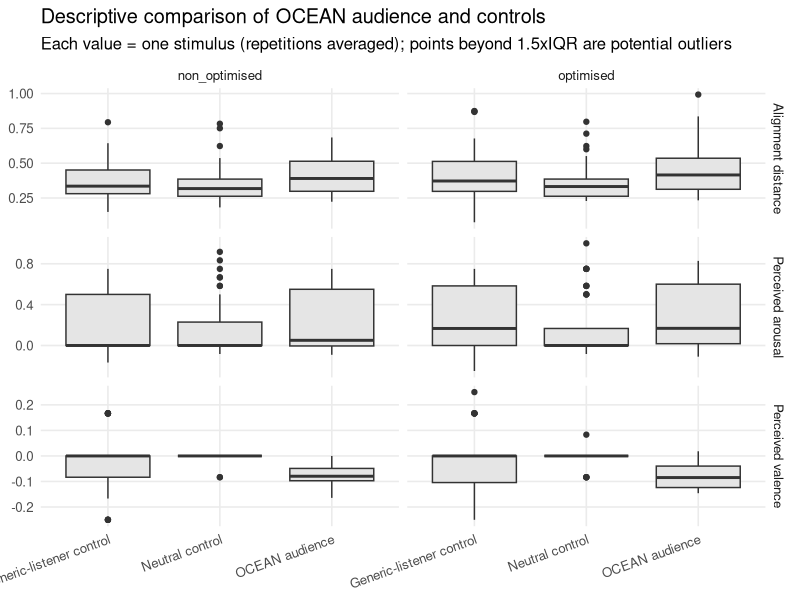
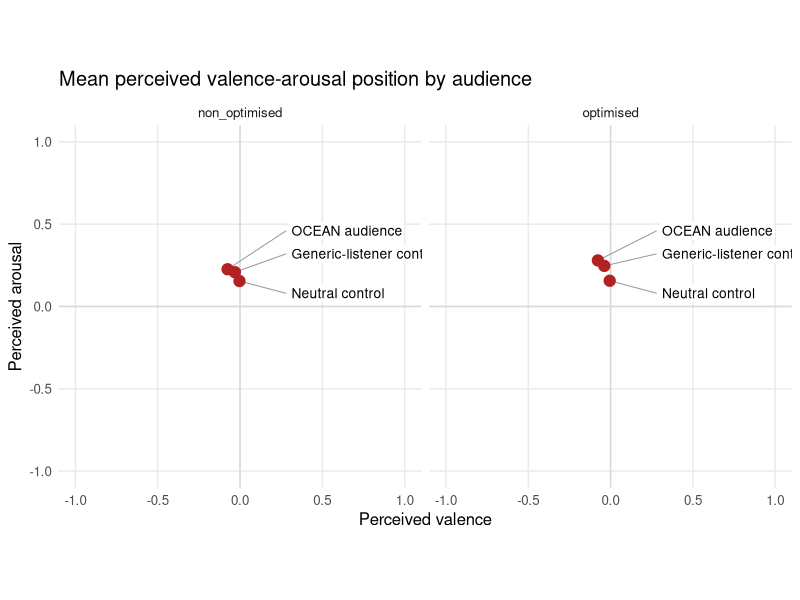

Reproduce these figures in R, in order.
# Stage 6 - descriptive baseline analysis (neutral and generic controls).
#
# Answers one question (methodology 3.6.2): do the 32 OCEAN personas vary MORE
# than the gap between the neutral and generic controls? If so, the between-
# persona variation is trait-driven rather than an artefact of role framing.
#
# Descriptive only - does NOT test H1-H3, and the controls are NOT entered into
# the H2/H3 mixed models.
#
# Aggregation:
#   1. average the 3 repetitions per agent-stimulus,
#   2. average the 32 OCEAN personas to a stimulus-level OCEAN mean,
#   3. compare that stimulus-level OCEAN mean with the two controls.
#
# Run:  Rscript analysis/Stage6_baselines.R
# Packages: install.packages(c("dplyr","tidyr","ggplot2"))

library(dplyr); library(tidyr); library(ggplot2)

OUT <- "analysis/baselines"
dir.create(OUT, recursive = TRUE, showWarnings = FALSE)

# -------------------------------------------------------------------------
# Load and label
# -------------------------------------------------------------------------
d <- read.csv("data/audience/responses.csv", stringsAsFactors = FALSE)

req <- c("agent_kind","stimulus_file","condition","perceived_v","perceived_a","target_v","target_a")
miss <- setdiff(req, names(d))
if (length(miss) > 0) stop(paste("Missing required columns:", paste(miss, collapse = ", ")))
if (!"persona_id" %in% names(d)) d$persona_id <- NA_character_

base <- d %>%
  mutate(
    respondent_id = ifelse(is.na(persona_id) | persona_id == "", agent_kind, persona_id),
    audience_group = case_when(
      tolower(agent_kind) == "ocean"          ~ "OCEAN audience",
      grepl("neutral", tolower(agent_kind))   ~ "Neutral control",
      grepl("generic", tolower(agent_kind))   ~ "Generic-listener control",
      TRUE ~ NA_character_),
    alignment_distance = sqrt((perceived_v - target_v)^2 + (perceived_a - target_a)^2)) %>%
  filter(!is.na(audience_group))
if (nrow(base) == 0) stop("No OCEAN / neutral / generic responses found.")

# -------------------------------------------------------------------------
# 1. average repetitions per respondent-stimulus
# -------------------------------------------------------------------------
agent_stim <- base %>%
  group_by(audience_group, respondent_id, stimulus_file, condition, target_v, target_a) %>%
  summarise(perceived_v = mean(perceived_v, na.rm = TRUE),
            perceived_a = mean(perceived_a, na.rm = TRUE),
            alignment_distance = mean(alignment_distance, na.rm = TRUE),
            .groups = "drop")

# -------------------------------------------------------------------------
# 2. stimulus-level value per audience (OCEAN = mean of its 32 personas;
#    controls = their single repetition-averaged response). Persona SD is
#    retained for OCEAN so we can see within-stimulus persona spread.
# -------------------------------------------------------------------------
stim <- agent_stim %>%
  group_by(audience_group, stimulus_file, condition, target_v, target_a) %>%
  summarise(persona_sd_v = ifelse(n() > 1, sd(perceived_v, na.rm = TRUE), NA_real_),
            persona_sd_a = ifelse(n() > 1, sd(perceived_a, na.rm = TRUE), NA_real_),
            perceived_v = mean(perceived_v, na.rm = TRUE),
            perceived_a = mean(perceived_a, na.rm = TRUE),
            alignment_distance = mean(alignment_distance, na.rm = TRUE),
            respondents = n(), .groups = "drop")

# -------------------------------------------------------------------------
# Descriptive summaries (means + SDs only)
# -------------------------------------------------------------------------
summary_overall <- stim %>%
  group_by(audience_group) %>%
  summarise(n_stimuli = n(),
            mean_valence = mean(perceived_v, na.rm = TRUE),  sd_valence = sd(perceived_v, na.rm = TRUE),
            mean_arousal = mean(perceived_a, na.rm = TRUE),  sd_arousal = sd(perceived_a, na.rm = TRUE),
            mean_distance = mean(alignment_distance, na.rm = TRUE), sd_distance = sd(alignment_distance, na.rm = TRUE),
            .groups = "drop")

summary_by_condition <- stim %>%
  group_by(audience_group, condition) %>%
  summarise(n_stimuli = n(),
            mean_valence = mean(perceived_v, na.rm = TRUE),  sd_valence = sd(perceived_v, na.rm = TRUE),
            mean_arousal = mean(perceived_a, na.rm = TRUE),  sd_arousal = sd(perceived_a, na.rm = TRUE),
            mean_distance = mean(alignment_distance, na.rm = TRUE), sd_distance = sd(perceived_a, na.rm = TRUE),
            .groups = "drop")

# -------------------------------------------------------------------------
# Stimulus-matched control-minus-OCEAN differences
# -------------------------------------------------------------------------
dup <- stim %>%
  count(audience_group, stimulus_file, condition, name = "n_rows") %>%
  filter(n_rows > 1)
if (nrow(dup) > 0) {
  cat("\n!! ", nrow(dup), " (audience_group, stimulus_file, condition) combinations\n", sep = "")
  cat("   appear more than once in `stim`. Run analysis/Diagnose_baselines.R to see why.\n")
  print(utils::head(dup, 10))
  stop("cannot pivot: stimulus-level rows are not unique")
}

wide <- stim %>%
  select(audience_group, stimulus_file, condition, target_v, target_a,
         perceived_v, perceived_a, alignment_distance) %>%
  pivot_wider(names_from = audience_group,
              values_from = c(perceived_v, perceived_a, alignment_distance),
              names_sep = "__")

diff_summary <- data.frame()
need <- c("perceived_v__OCEAN audience","perceived_a__OCEAN audience","alignment_distance__OCEAN audience",
          "perceived_v__Neutral control","perceived_a__Neutral control","alignment_distance__Neutral control",
          "perceived_v__Generic-listener control","perceived_a__Generic-listener control","alignment_distance__Generic-listener control")
if (all(need %in% names(wide))) {
  diffs <- wide %>% mutate(
    neutral_minus_ocean_v = `perceived_v__Neutral control` - `perceived_v__OCEAN audience`,
    neutral_minus_ocean_a = `perceived_a__Neutral control` - `perceived_a__OCEAN audience`,
    neutral_minus_ocean_d = `alignment_distance__Neutral control` - `alignment_distance__OCEAN audience`,
    generic_minus_ocean_v = `perceived_v__Generic-listener control` - `perceived_v__OCEAN audience`,
    generic_minus_ocean_a = `perceived_a__Generic-listener control` - `perceived_a__OCEAN audience`,
    generic_minus_ocean_d = `alignment_distance__Generic-listener control` - `alignment_distance__OCEAN audience`)
  diff_summary <- diffs %>% summarise(across(starts_with(c("neutral_minus","generic_minus")), ~ mean(.x, na.rm = TRUE)))
  write.csv(diffs, file.path(OUT, "baseline_stimulus_differences.csv"), row.names = FALSE)
} else {
  warning("One or more control groups not found; matched differences skipped.")
}

# -------------------------------------------------------------------------
# THE CONTROL ARGUMENT: OCEAN persona spread vs the neutral-generic gap
# (per-persona means across all stimuli, vs the gap between the two controls)
# -------------------------------------------------------------------------
ocean_pers <- base %>% filter(audience_group == "OCEAN audience") %>%
  group_by(respondent_id) %>%
  summarise(v = mean(perceived_v, na.rm = TRUE),
            a = mean(perceived_a, na.rm = TRUE),
            d = mean(alignment_distance, na.rm = TRUE), .groups = "drop")

ctrl_mean <- function(grp, col) mean(base[[col]][base$audience_group == grp], na.rm = TRUE)

# -------------------------------------------------------------------------
# Text results
# -------------------------------------------------------------------------
sink(file.path(OUT, "baseline_results.txt"), split = TRUE)
cat("========== DESCRIPTIVE BASELINE ANALYSIS ==========\n\n")
cat("Stimulus-level OCEAN mean vs neutral and generic controls. Repetitions averaged first.\n")
cat("Descriptive only; no significance tests.\n\n")

cat("---------- Response counts ----------\n"); print(table(base$audience_group))

cat("\n---------- Overall summary (stimulus level) ----------\n"); print(as.data.frame(summary_overall), row.names = FALSE)
cat("\n---------- By condition ----------\n"); print(as.data.frame(summary_by_condition), row.names = FALSE)

if (nrow(diff_summary) > 0) {
  cat("\n---------- Mean control-minus-OCEAN differences (per stimulus) ----------\n")
  print(as.data.frame(round(diff_summary, 3)), row.names = FALSE)
  cat("Positive = control scored higher than the OCEAN mean.\n")
}

cat("\n---------- CONTROL ARGUMENT: OCEAN persona spread vs baseline gap ----------\n")
for (ax in c("v","a","d")) {
  pm <- ocean_pers[[ax]]
  col <- c(v="perceived_v", a="perceived_a", d="alignment_distance")[[ax]]
  nb <- ctrl_mean("Neutral control", col); gb <- ctrl_mean("Generic-listener control", col)
  label <- c(v="valence", a="arousal", d="distance")[[ax]]
  cat(sprintf("  %-8s OCEAN persona means %.3f to %.3f (SD %.3f) | neutral %.3f, generic %.3f | gap %.3f\n",
              label, min(pm), max(pm), sd(pm), nb, gb, abs(nb - gb)))
}
cat("\nWhere the OCEAN persona range/SD exceeds the neutral-generic gap, the between-persona\n")
cat("variation is trait-driven rather than an artefact of role framing (descriptive; 3.6.2).\n")
sink()

# -------------------------------------------------------------------------
# Tables
# -------------------------------------------------------------------------
write.csv(stim, file.path(OUT, "stimulus_level_baselines.csv"), row.names = FALSE)
write.csv(summary_overall, file.path(OUT, "baseline_summary_overall.csv"), row.names = FALSE)
write.csv(summary_by_condition, file.path(OUT, "baseline_summary_by_condition.csv"), row.names = FALSE)
write.csv(ocean_pers, file.path(OUT, "ocean_persona_means.csv"), row.names = FALSE)

# -------------------------------------------------------------------------
# Figure 1: boxplots - OCEAN vs controls, per measure and condition
# -------------------------------------------------------------------------
plot_data <- stim %>%
  select(audience_group, condition, stimulus_file, perceived_v, perceived_a, alignment_distance) %>%
  pivot_longer(c(perceived_v, perceived_a, alignment_distance), names_to = "measure", values_to = "value") %>%
  mutate(measure = recode(measure, perceived_v = "Perceived valence",
                          perceived_a = "Perceived arousal", alignment_distance = "Alignment distance"))

ggsave(file.path(OUT, "baseline_distributions.png"),
  ggplot(plot_data, aes(audience_group, value)) +
    geom_boxplot(fill = "grey90") +
    facet_grid(measure ~ condition, scales = "free_y") +
    labs(title = "Descriptive comparison of OCEAN audience and controls",
         subtitle = "Each value = one stimulus (repetitions averaged); points beyond 1.5xIQR are potential outliers",
         x = NULL, y = NULL) +
    theme_minimal(base_size = 12) +
    theme(panel.grid.minor = element_blank(), axis.text.x = element_text(angle = 20, hjust = 1)),
  width = 11, height = 8.5, dpi = 300)

# -------------------------------------------------------------------------
# Figure 2: mean perceived VA position by audience
# -------------------------------------------------------------------------
va <- stim %>% group_by(audience_group, condition) %>%
  summarise(mean_v = mean(perceived_v, na.rm = TRUE),
            mean_a = mean(perceived_a, na.rm = TRUE),
            .groups = "drop") %>%
  mutate(
    label_x = 0.30,
    label_y = case_when(
      audience_group == "OCEAN audience" ~ 0.46,
      audience_group == "Generic-listener control" ~ 0.32,
      audience_group == "Neutral control" ~ 0.08,
      TRUE ~ mean_a
    )
  )

ggsave(file.path(OUT, "baseline_mean_va_positions.png"),
  ggplot(va, aes(mean_v, mean_a)) +
    geom_hline(yintercept = 0, colour = "grey85") +
    geom_vline(xintercept = 0, colour = "grey85") +
    geom_segment(
      aes(x = mean_v, y = mean_a,
          xend = label_x - 0.02, yend = label_y),
      colour = "grey60",
      linewidth = 0.35
    ) +
    geom_point(size = 3.5, colour = "firebrick") +
    geom_label(
      aes(x = label_x, y = label_y, label = audience_group),
      hjust = 0,
      size = 3.5,
      fill = "white",
      colour = "black",
      label.size = 0,
      label.padding = unit(0.12, "lines")
    ) +
    facet_wrap(~ condition) +
    coord_fixed(xlim = c(-1, 1), ylim = c(-1, 1)) +
    labs(title = "Mean perceived valence-arousal position by audience",
         x = "Perceived valence", y = "Perceived arousal") +
    theme_minimal(base_size = 12) +
    theme(panel.grid.minor = element_blank()),
  width = 9, height = 5.5, dpi = 300)

cat("\nBaseline analysis complete. Outputs in", OUT, "\n")
